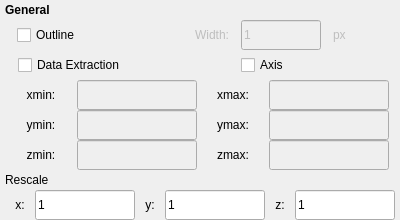
              <widget class="QWidget" name="widget_9" native="true">
               <property name="enabled">
                <bool>true</bool>
               </property>
               <property name="sizePolicy">
                <sizepolicy hsizetype="Minimum" vsizetype="Preferred">
                 <horstretch>0</horstretch>
                 <verstretch>0</verstretch>
                </sizepolicy>
               </property>
               <property name="minimumSize">
                <size>
                 <width>280</width>
                 <height>220</height>
                </size>
               </property>
               <property name="maximumSize">
                <size>
                 <width>480</width>
                 <height>400</height>
                </size>
               </property>
               <property name="layoutDirection">
                <enum>Qt::LeftToRight</enum>
               </property>
               <layout class="QVBoxLayout" name="verticalLayout_7">
                <property name="spacing">
                 <number>0</number>
                </property>
                <property name="sizeConstraint">
                 <enum>QLayout::SetDefaultConstraint</enum>
                </property>
                <property name="leftMargin">
                 <number>5</number>
                </property>
                <property name="topMargin">
                 <number>0</number>
                </property>
                <property name="rightMargin">
                 <number>5</number>
                </property>
                <property name="bottomMargin">
                 <number>0</number>
                </property>
                <item>
                 <widget class="QLabel" name="label_6">
                  <property name="sizePolicy">
                   <sizepolicy hsizetype="Preferred" vsizetype="Preferred">
                    <horstretch>0</horstretch>
                    <verstretch>0</verstretch>
                   </sizepolicy>
                  </property>
                  <property name="minimumSize">
                   <size>
                    <width>50</width>
                    <height>20</height>
                   </size>
                  </property>
                  <property name="maximumSize">
                   <size>
                    <width>16777215</width>
                    <height>30</height>
                   </size>
                  </property>
                  <property name="font">
                   <font>
                    <weight>75</weight>
                    <bold>true</bold>
                   </font>
                  </property>
                  <property name="text">
                   <string>General</string>
                  </property>
                 </widget>
                </item>
                <item>
                 <widget class="QWidget" name="widget" native="true">
                  <property name="sizePolicy">
                   <sizepolicy hsizetype="Preferred" vsizetype="Preferred">
                    <horstretch>0</horstretch>
                    <verstretch>0</verstretch>
                   </sizepolicy>
                  </property>
                  <property name="maximumSize">
                   <size>
                    <width>16777215</width>
                    <height>50</height>
                   </size>
                  </property>
                  <layout class="QHBoxLayout" name="horizontalLayout_6">
                   <property name="spacing">
                    <number>0</number>
                   </property>
                   <property name="sizeConstraint">
                    <enum>QLayout::SetMinimumSize</enum>
                   </property>
                   <property name="leftMargin">
                    <number>0</number>
                   </property>
                   <property name="topMargin">
                    <number>0</number>
                   </property>
                   <property name="rightMargin">
                    <number>0</number>
                   </property>
                   <property name="bottomMargin">
                    <number>0</number>
                   </property>
                   <item>
                    <widget class="QCheckBox" name="outline_CB">
                     <property name="minimumSize">
                      <size>
                       <width>80</width>
                       <height>30</height>
                      </size>
                     </property>
                     <property name="maximumSize">
                      <size>
                       <width>100</width>
                       <height>40</height>
                      </size>
                     </property>
                     <property name="toolTip">
                      <string>Check to show the domain outline of visualizing data.</string>
                     </property>
                     <property name="text">
                      <string>Outline</string>
                     </property>
                    </widget>
                   </item>
                   <item>
                    <widget class="QLabel" name="outlineWidth_LB">
                     <property name="enabled">
                      <bool>false</bool>
                     </property>
                     <property name="sizePolicy">
                      <sizepolicy hsizetype="Preferred" vsizetype="Fixed">
                       <horstretch>0</horstretch>
                       <verstretch>0</verstretch>
                      </sizepolicy>
                     </property>
                     <property name="minimumSize">
                      <size>
                       <width>50</width>
                       <height>30</height>
                      </size>
                     </property>
                     <property name="maximumSize">
                      <size>
                       <width>100</width>
                       <height>40</height>
                      </size>
                     </property>
                     <property name="text">
                      <string>Width:</string>
                     </property>
                     <property name="alignment">
                      <set>Qt::AlignRight|Qt::AlignTrailing|Qt::AlignVCenter</set>
                     </property>
                    </widget>
                   </item>
                   <item>
                    <widget class="QLineEdit" name="outlineWidth_LE">
                     <property name="enabled">
                      <bool>false</bool>
                     </property>
                     <property name="minimumSize">
                      <size>
                       <width>30</width>
                       <height>30</height>
                      </size>
                     </property>
                     <property name="maximumSize">
                      <size>
                       <width>80</width>
                       <height>40</height>
                      </size>
                     </property>
                     <property name="text">
                      <string>1</string>
                     </property>
                    </widget>
                   </item>
                   <item>
                    <widget class="QLabel" name="outlinePx_LB">
                     <property name="enabled">
                      <bool>false</bool>
                     </property>
                     <property name="sizePolicy">
                      <sizepolicy hsizetype="Preferred" vsizetype="Fixed">
                       <horstretch>0</horstretch>
                       <verstretch>0</verstretch>
                      </sizepolicy>
                     </property>
                     <property name="minimumSize">
                      <size>
                       <width>30</width>
                       <height>30</height>
                      </size>
                     </property>
                     <property name="maximumSize">
                      <size>
                       <width>50</width>
                       <height>40</height>
                      </size>
                     </property>
                     <property name="text">
                      <string>px</string>
                     </property>
                    </widget>
                   </item>
                  </layout>
                 </widget>
                </item>
                <item>
                 <widget class="QWidget" name="widget" native="true">
                  <property name="sizePolicy">
                   <sizepolicy hsizetype="Preferred" vsizetype="Preferred">
                    <horstretch>0</horstretch>
                    <verstretch>0</verstretch>
                   </sizepolicy>
                  </property>
                  <property name="maximumSize">
                   <size>
                    <width>16777215</width>
                    <height>50</height>
                   </size>
                  </property>
                  <layout class="QHBoxLayout" name="horizontalLayout_8">
                   <property name="spacing">
                    <number>10</number>
                   </property>
                   <property name="sizeConstraint">
                    <enum>QLayout::SetMinimumSize</enum>
                   </property>
                   <property name="leftMargin">
                    <number>0</number>
                   </property>
                   <property name="topMargin">
                    <number>0</number>
                   </property>
                   <property name="rightMargin">
                    <number>0</number>
                   </property>
                   <property name="bottomMargin">
                    <number>0</number>
                   </property>
                   <item>
                    <widget class="QCheckBox" name="extract_CB">
                     <property name="minimumSize">
                      <size>
                       <width>140</width>
                       <height>30</height>
                      </size>
                     </property>
                     <property name="maximumSize">
                      <size>
                       <width>200</width>
                       <height>40</height>
                      </size>
                     </property>
                     <property name="toolTip">
                      <string>Check to specify the range of data to be visualized</string>
                     </property>
                     <property name="text">
                      <string>Data Extraction</string>
                     </property>
                    </widget>
                   </item>
                   <item>
                    <widget class="QCheckBox" name="axis_CB">
                     <property name="minimumSize">
                      <size>
                       <width>70</width>
                       <height>30</height>
                      </size>
                     </property>
                     <property name="maximumSize">
                      <size>
                       <width>140</width>
                       <height>40</height>
                      </size>
                     </property>
                     <property name="toolTip">
                      <string>Check to show the xyz axis representation.</string>
                     </property>
                     <property name="text">
                      <string>Axis</string>
                     </property>
                    </widget>
                   </item>
                  </layout>
                 </widget>
                </item>
                <item>
                 <widget class="QWidget" name="widget" native="true">
                  <property name="sizePolicy">
                   <sizepolicy hsizetype="Preferred" vsizetype="Fixed">
                    <horstretch>0</horstretch>
                    <verstretch>0</verstretch>
                   </sizepolicy>
                  </property>
                  <property name="maximumSize">
                   <size>
                    <width>10000</width>
                    <height>180</height>
                   </size>
                  </property>
                  <layout class="QGridLayout" name="gridLayout" rowminimumheight="0,0,0">
                   <property name="sizeConstraint">
                    <enum>QLayout::SetDefaultConstraint</enum>
                   </property>
                   <property name="leftMargin">
                    <number>0</number>
                   </property>
                   <property name="topMargin">
                    <number>0</number>
                   </property>
                   <property name="rightMargin">
                    <number>0</number>
                   </property>
                   <property name="bottomMargin">
                    <number>0</number>
                   </property>
                   <property name="spacing">
                    <number>0</number>
                   </property>
                   <item row="0" column="0">
                    <widget class="QLabel" name="label_18">
                     <property name="sizePolicy">
                      <sizepolicy hsizetype="Preferred" vsizetype="Preferred">
                       <horstretch>0</horstretch>
                       <verstretch>0</verstretch>
                      </sizepolicy>
                     </property>
                     <property name="minimumSize">
                      <size>
                       <width>60</width>
                       <height>30</height>
                      </size>
                     </property>
                     <property name="maximumSize">
                      <size>
                       <width>50</width>
                       <height>40</height>
                      </size>
                     </property>
                     <property name="text">
                      <string>xmin:</string>
                     </property>
                     <property name="alignment">
                      <set>Qt::AlignCenter</set>
                     </property>
                    </widget>
                   </item>
                   <item row="0" column="1">
                    <widget class="QLineEdit" name="xmin_LE">
                     <property name="enabled">
                      <bool>false</bool>
                     </property>
                     <property name="sizePolicy">
                      <sizepolicy hsizetype="Expanding" vsizetype="Expanding">
                       <horstretch>0</horstretch>
                       <verstretch>0</verstretch>
                      </sizepolicy>
                     </property>
                     <property name="minimumSize">
                      <size>
                       <width>40</width>
                       <height>30</height>
                      </size>
                     </property>
                     <property name="maximumSize">
                      <size>
                       <width>120</width>
                       <height>40</height>
                      </size>
                     </property>
                     <property name="text">
                      <string/>
                     </property>
                    </widget>
                   </item>
                   <item row="0" column="2">
                    <widget class="QLabel" name="label_19">
                     <property name="minimumSize">
                      <size>
                       <width>60</width>
                       <height>30</height>
                      </size>
                     </property>
                     <property name="maximumSize">
                      <size>
                       <width>50</width>
                       <height>40</height>
                      </size>
                     </property>
                     <property name="text">
                      <string>xmax:</string>
                     </property>
                     <property name="alignment">
                      <set>Qt::AlignCenter</set>
                     </property>
                    </widget>
                   </item>
                   <item row="0" column="3">
                    <widget class="QLineEdit" name="xmax_LE">
                     <property name="enabled">
                      <bool>false</bool>
                     </property>
                     <property name="sizePolicy">
                      <sizepolicy hsizetype="Expanding" vsizetype="Expanding">
                       <horstretch>0</horstretch>
                       <verstretch>0</verstretch>
                      </sizepolicy>
                     </property>
                     <property name="minimumSize">
                      <size>
                       <width>40</width>
                       <height>30</height>
                      </size>
                     </property>
                     <property name="maximumSize">
                      <size>
                       <width>120</width>
                       <height>40</height>
                      </size>
                     </property>
                    </widget>
                   </item>
                   <item row="1" column="0">
                    <widget class="QLabel" name="label_21">
                     <property name="sizePolicy">
                      <sizepolicy hsizetype="Preferred" vsizetype="Fixed">
                       <horstretch>0</horstretch>
                       <verstretch>0</verstretch>
                      </sizepolicy>
                     </property>
                     <property name="minimumSize">
                      <size>
                       <width>60</width>
                       <height>30</height>
                      </size>
                     </property>
                     <property name="maximumSize">
                      <size>
                       <width>50</width>
                       <height>40</height>
                      </size>
                     </property>
                     <property name="text">
                      <string>ymin:</string>
                     </property>
                     <property name="alignment">
                      <set>Qt::AlignCenter</set>
                     </property>
                    </widget>
                   </item>
                   <item row="1" column="1">
                    <widget class="QLineEdit" name="ymin_LE">
                     <property name="enabled">
                      <bool>false</bool>
                     </property>
                     <property name="sizePolicy">
                      <sizepolicy hsizetype="Expanding" vsizetype="Expanding">
                       <horstretch>0</horstretch>
                       <verstretch>0</verstretch>
                      </sizepolicy>
                     </property>
                     <property name="minimumSize">
                      <size>
                       <width>40</width>
                       <height>30</height>
                      </size>
                     </property>
                     <property name="maximumSize">
                      <size>
                       <width>120</width>
                       <height>40</height>
                      </size>
                     </property>
                    </widget>
                   </item>
                   <item row="1" column="2">
                    <widget class="QLabel" name="label_20">
                     <property name="minimumSize">
                      <size>
                       <width>60</width>
                       <height>30</height>
                      </size>
                     </property>
                     <property name="maximumSize">
                      <size>
                       <width>50</width>
                       <height>40</height>
                      </size>
                     </property>
                     <property name="text">
                      <string>ymax:</string>
                     </property>
                     <property name="alignment">
                      <set>Qt::AlignCenter</set>
                     </property>
                    </widget>
                   </item>
                   <item row="1" column="3">
                    <widget class="QLineEdit" name="ymax_LE">
                     <property name="enabled">
                      <bool>false</bool>
                     </property>
                     <property name="sizePolicy">
                      <sizepolicy hsizetype="Expanding" vsizetype="Expanding">
                       <horstretch>0</horstretch>
                       <verstretch>0</verstretch>
                      </sizepolicy>
                     </property>
                     <property name="minimumSize">
                      <size>
                       <width>40</width>
                       <height>30</height>
                      </size>
                     </property>
                     <property name="maximumSize">
                      <size>
                       <width>120</width>
                       <height>40</height>
                      </size>
                     </property>
                    </widget>
                   </item>
                   <item row="2" column="0">
                    <widget class="QLabel" name="label_23">
                     <property name="sizePolicy">
                      <sizepolicy hsizetype="Preferred" vsizetype="Fixed">
                       <horstretch>0</horstretch>
                       <verstretch>0</verstretch>
                      </sizepolicy>
                     </property>
                     <property name="minimumSize">
                      <size>
                       <width>60</width>
                       <height>30</height>
                      </size>
                     </property>
                     <property name="maximumSize">
                      <size>
                       <width>50</width>
                       <height>40</height>
                      </size>
                     </property>
                     <property name="text">
                      <string>zmin:</string>
                     </property>
                     <property name="alignment">
                      <set>Qt::AlignCenter</set>
                     </property>
                    </widget>
                   </item>
                   <item row="2" column="1">
                    <widget class="QLineEdit" name="zmin_LE">
                     <property name="enabled">
                      <bool>false</bool>
                     </property>
                     <property name="sizePolicy">
                      <sizepolicy hsizetype="Preferred" vsizetype="Preferred">
                       <horstretch>0</horstretch>
                       <verstretch>0</verstretch>
                      </sizepolicy>
                     </property>
                     <property name="minimumSize">
                      <size>
                       <width>40</width>
                       <height>30</height>
                      </size>
                     </property>
                     <property name="maximumSize">
                      <size>
                       <width>120</width>
                       <height>40</height>
                      </size>
                     </property>
                    </widget>
                   </item>
                   <item row="2" column="2">
                    <widget class="QLabel" name="label_22">
                     <property name="minimumSize">
                      <size>
                       <width>60</width>
                       <height>30</height>
                      </size>
                     </property>
                     <property name="maximumSize">
                      <size>
                       <width>50</width>
                       <height>40</height>
                      </size>
                     </property>
                     <property name="text">
                      <string>zmax:</string>
                     </property>
                     <property name="alignment">
                      <set>Qt::AlignCenter</set>
                     </property>
                    </widget>
                   </item>
                   <item row="2" column="3">
                    <widget class="QLineEdit" name="zmax_LE">
                     <property name="enabled">
                      <bool>false</bool>
                     </property>
                     <property name="sizePolicy">
                      <sizepolicy hsizetype="Expanding" vsizetype="Expanding">
                       <horstretch>0</horstretch>
                       <verstretch>0</verstretch>
                      </sizepolicy>
                     </property>
                     <property name="minimumSize">
                      <size>
                       <width>40</width>
                       <height>30</height>
                      </size>
                     </property>
                     <property name="maximumSize">
                      <size>
                       <width>120</width>
                       <height>40</height>
                      </size>
                     </property>
                    </widget>
                   </item>
                  </layout>
                 </widget>
                </item>
                <item>
                 <widget class="QLabel" name="label">
                  <property name="minimumSize">
                   <size>
                    <width>100</width>
                    <height>20</height>
                   </size>
                  </property>
                  <property name="maximumSize">
                   <size>
                    <width>16777215</width>
                    <height>30</height>
                   </size>
                  </property>
                  <property name="text">
                   <string>Rescale</string>
                  </property>
                 </widget>
                </item>
                <item>
                 <widget class="QWidget" name="widget" native="true">
                  <property name="sizePolicy">
                   <sizepolicy hsizetype="Preferred" vsizetype="Preferred">
                    <horstretch>0</horstretch>
                    <verstretch>0</verstretch>
                   </sizepolicy>
                  </property>
                  <property name="maximumSize">
                   <size>
                    <width>16777215</width>
                    <height>60</height>
                   </size>
                  </property>
                  <layout class="QHBoxLayout" name="horizontalLayout_7">
                   <property name="spacing">
                    <number>0</number>
                   </property>
                   <property name="sizeConstraint">
                    <enum>QLayout::SetMinAndMaxSize</enum>
                   </property>
                   <property name="leftMargin">
                    <number>0</number>
                   </property>
                   <property name="topMargin">
                    <number>0</number>
                   </property>
                   <property name="rightMargin">
                    <number>0</number>
                   </property>
                   <property name="bottomMargin">
                    <number>0</number>
                   </property>
                   <item>
                    <widget class="QLabel" name="label_2">
                     <property name="minimumSize">
                      <size>
                       <width>30</width>
                       <height>30</height>
                      </size>
                     </property>
                     <property name="maximumSize">
                      <size>
                       <width>60</width>
                       <height>40</height>
                      </size>
                     </property>
                     <property name="text">
                      <string>x:</string>
                     </property>
                     <property name="alignment">
                      <set>Qt::AlignCenter</set>
                     </property>
                    </widget>
                   </item>
                   <item>
                    <widget class="QLineEdit" name="rescaleX_LE">
                     <property name="minimumSize">
                      <size>
                       <width>30</width>
                       <height>30</height>
                      </size>
                     </property>
                     <property name="maximumSize">
                      <size>
                       <width>100</width>
                       <height>40</height>
                      </size>
                     </property>
                     <property name="text">
                      <string>1</string>
                     </property>
                    </widget>
                   </item>
                   <item>
                    <widget class="QLabel" name="label_9">
                     <property name="sizePolicy">
                      <sizepolicy hsizetype="Preferred" vsizetype="Fixed">
                       <horstretch>0</horstretch>
                       <verstretch>0</verstretch>
                      </sizepolicy>
                     </property>
                     <property name="minimumSize">
                      <size>
                       <width>30</width>
                       <height>30</height>
                      </size>
                     </property>
                     <property name="maximumSize">
                      <size>
                       <width>60</width>
                       <height>40</height>
                      </size>
                     </property>
                     <property name="text">
                      <string>y:</string>
                     </property>
                     <property name="alignment">
                      <set>Qt::AlignCenter</set>
                     </property>
                    </widget>
                   </item>
                   <item>
                    <widget class="QLineEdit" name="rescaleY_LE">
                     <property name="sizePolicy">
                      <sizepolicy hsizetype="Expanding" vsizetype="Expanding">
                       <horstretch>0</horstretch>
                       <verstretch>0</verstretch>
                      </sizepolicy>
                     </property>
                     <property name="minimumSize">
                      <size>
                       <width>30</width>
                       <height>30</height>
                      </size>
                     </property>
                     <property name="maximumSize">
                      <size>
                       <width>100</width>
                       <height>40</height>
                      </size>
                     </property>
                     <property name="text">
                      <string>1</string>
                     </property>
                    </widget>
                   </item>
                   <item>
                    <widget class="QLabel" name="label_10">
                     <property name="sizePolicy">
                      <sizepolicy hsizetype="Preferred" vsizetype="Fixed">
                       <horstretch>0</horstretch>
                       <verstretch>0</verstretch>
                      </sizepolicy>
                     </property>
                     <property name="minimumSize">
                      <size>
                       <width>30</width>
                       <height>30</height>
                      </size>
                     </property>
                     <property name="maximumSize">
                      <size>
                       <width>60</width>
                       <height>40</height>
                      </size>
                     </property>
                     <property name="text">
                      <string>z:</string>
                     </property>
                     <property name="alignment">
                      <set>Qt::AlignCenter</set>
                     </property>
                    </widget>
                   </item>
                   <item>
                    <widget class="QLineEdit" name="rescaleZ_LE">
                     <property name="sizePolicy">
                      <sizepolicy hsizetype="Expanding" vsizetype="Expanding">
                       <horstretch>0</horstretch>
                       <verstretch>0</verstretch>
                      </sizepolicy>
                     </property>
                     <property name="minimumSize">
                      <size>
                       <width>30</width>
                       <height>30</height>
                      </size>
                     </property>
                     <property name="maximumSize">
                      <size>
                       <width>100</width>
                       <height>40</height>
                      </size>
                     </property>
                     <property name="text">
                      <string>1</string>
                     </property>
                    </widget>
                   </item>
                  </layout>
                 </widget>
                </item>
               </layout>
               <zorder>widget</zorder>
               <zorder>widget</zorder>
               <zorder>widget</zorder>
               <zorder>widget</zorder>
               <zorder>label_6</zorder>
               <zorder>label</zorder>
              </widget>
